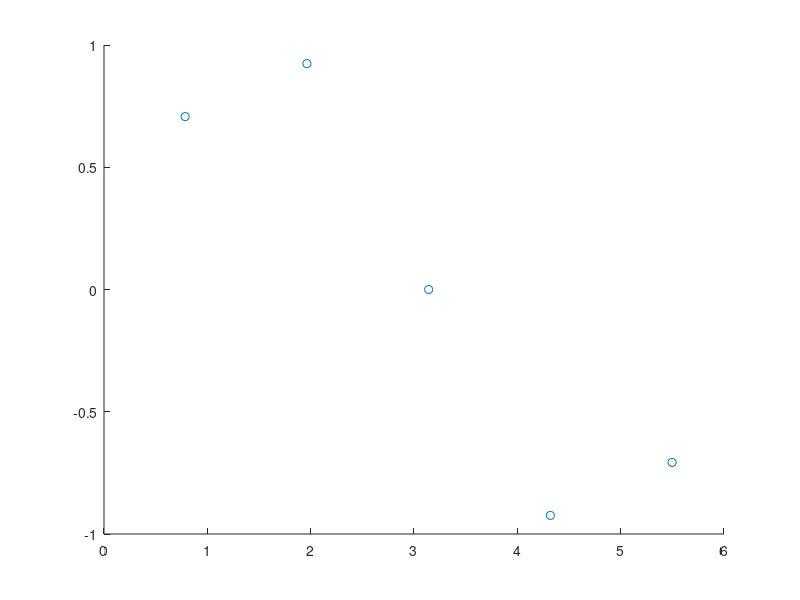

Source code (MATLAB): (Note: this script raises an error after producing the figure.)
close
clear
%%
% 1.)
close
clear
x = [0.7854 1.9635 3.1416 4.3197 5.4978];
fX = [0.7071 0.9239 0 -0.9239 -0.7071];
% a)
scatter(x, fX);
hold on;
% b)
p = lagrangeInterp(x, fX);
xs = linspace(min(x), max(x), 100);
pX = polyval(p, xs)
plot(xs, pX, 'red');

%%
% 2.)
close
clear
x = [1 2 4];
fX = [4 5 4];
% a)
scatter(x, fX);
hold on;
% b)
p = lagrangeInterp(x, fX);
xs = linspace(min(x), max(x), 100);
pX = polyval(p, xs);
plot(xs, pX, 'red');
% c)
scatter(3, polyval(p, 3), 'green');

%%
% 3.)
close
clear
x = [1 4 5];
fX = [1 3 3];
% a)
scatter(x, fX);
hold on;
% b)
p = lagrangeInterp(x, fX);
xs = linspace(min(x), max(x));
pX = polyval(p, xs);
plot(xs, pX, 'red');
% c)
h = @(x) polyval(p, x) - 2;
x2 = Secant(h, min(x), max(x), 10^-5, 100)
scatter(x2, polyval(p, x2), 'green');

%%
% 4.)
close
clear
x = [1 3 5];
fX = [0 3 0];
% a)
scatter(x, fX);
hold on;
% b)
p = lagrangeInterp(x, fX);
xs = linspace(min(x), max(x), 100);
pX = polyval(p, xs);
plot(xs, pX, 'red');
% c)
f = @(x) 0*x + 1;
plot(xs, f(xs), 'blue')
% d)
h = @(x) polyval(p, x) - f(x);
x01 = Secant(h, min(xs), 2, 10^-5, 100);
x02 = Secant(h, 4, 5, 10^-5, 100);
x0 = [x01; x02]
scatter(x0, polyval(p, x0), 'green');

%% 
% 5.)
close
clear
x = linspace(-pi, pi);
f = @(x) x.^2 .* sin(x);
% a)
plot(x, f(x));
hold on;
% b)
% polinom 3 stepena -> 4 tacke
xp = linspace(min(x), max(x), 4);
scatter(xp, f(xp), 'green');
% c)
p = lagrangeInterp(xp, f(xp))
px = polyval(p, x);
plot(x, px, 'red');